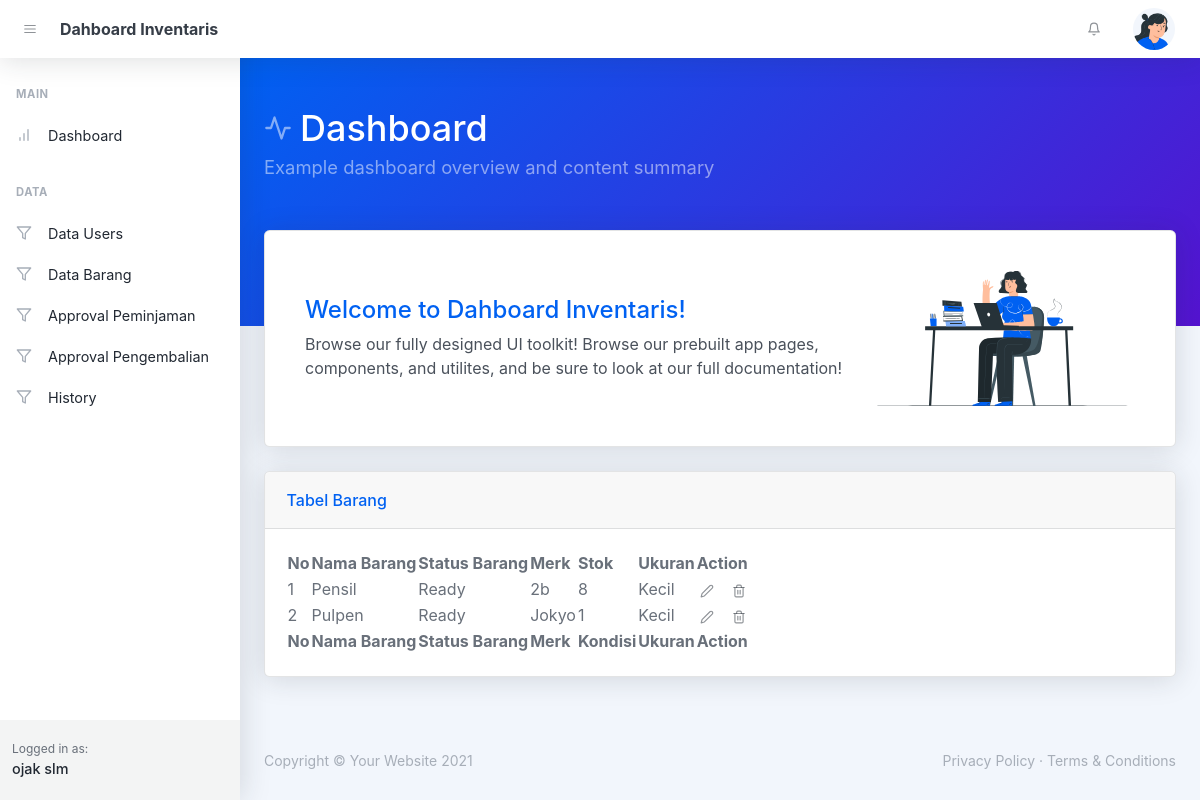
The app's page /Pages/Admin/v_home.php (signed in) with its own data.
### tables this page shows
CREATE TABLE `barang` (
  `id` int(5) NOT NULL,
  `nama_barang` varchar(25) NOT NULL,
  `status_barang` varchar(25) NOT NULL,
  `merk` varchar(25) NOT NULL,
  `stok` int(5) NOT NULL,
  `ukuran` varchar(25) NOT NULL
);

### Pages/Admin/v_home.php (the view, shortened to what this page needs)
<!DOCTYPE html>
<html lang="en">
    <head>
        <link href="https://cdn.jsdelivr.net/npm/simple-datatables@latest/dist/style.css" rel="stylesheet" />
        <link href="../assets/css/styles.css" rel="stylesheet" />
    </head>
    <body class="nav-fixed">
        <nav class="topnav navbar navbar-expand shadow justify-content-between justify-content-sm-start navbar-light bg-white" id="sidenavAccordion">
            <button class="btn btn-icon btn-transparent-dark order-1 order-lg-0 me-2 ms-lg-2 me-lg-0" id="sidebarToggle"><i data-feather="menu"></i></button>
            <a class="navbar-brand pe-3 ps-4 ps-lg-2" href="v_home.php">Dahboard Inventaris</a>
            <ul class="navbar-nav align-items-center ms-auto">
                <li class="nav-item dropdown no-caret d-none d-sm-block me-3 dropdown-notifications">
                    <a class="btn btn-icon btn-transparent-dark dropdown-toggle" id="navbarDropdownAlerts" href="javascript:void(0);" role="button" data-bs-toggle="dropdown" aria-haspopup="true" aria-expanded="false"><i data-feather="bell"></i></a>
                </li>
                <li class="nav-item dropdown no-caret dropdown-user me-3 me-lg-4">
                    <a class="btn btn-icon btn-transparent-dark dropdown-toggle" id="navbarDropdownUserImage" href="javascript:void(0);" role="button" data-bs-toggle="dropdown" aria-haspopup="true" aria-expanded="false"><img class="img-fluid" src="../assets/images/profile-1.png" /></a>
                </li>
            </ul>
        </nav>
        <div id="layoutSidenav">
            <div id="layoutSidenav_nav">
                <nav class="sidenav shadow-right sidenav-light">
                    <div class="sidenav-menu">
                        <div class="nav accordion" id="accordionSidenav">
                            <div class="sidenav-menu-heading">Main</div>
                            <a class="nav-link" href="v_home.php">
                                <div class="nav-link-icon"><i data-feather="bar-chart"></i></div>
                                Dashboard
                            </a>
                        </div>
                        <div class="nav accordion" id="accordionSidenav">
                            <div class="sidenav-menu-heading">Data</div>
                            <a class="nav-link" href="v_data_users.php">
                                <div class="nav-link-icon"><i data-feather="filter"></i></div>
                                Data Users
                            </a>
                            <a class="nav-link" href="v_data_barang.php">
                                <div class="nav-link-icon"><i data-feather="filter"></i></div>
                                Data Barang
                            </a>
                            <a class="nav-link" href="v_data_approval_peminjaman.php">
                                <div class="nav-link-icon"><i data-feather="filter"></i></div>
                                Approval Peminjaman
                            </a>
                            <a class="nav-link" href="v_data_approval_pengembalian.php">
                                <div class="nav-link-icon"><i data-feather="filter"></i></div>
                                Approval Pengembalian
                            </a>
                            <a class="nav-link" href="v_history.php">
                                <div class="nav-link-icon"><i data-feather="filter"></i></div>
                                History
                            </a>
                        </div>
                    </div>
                    <div class="sidenav-footer">
                        <div class="sidenav-footer-content">
                            <div class="sidenav-footer-subtitle">Logged in as:</div>
                            <div class="sidenav-footer-title"><?php echo $_SESSION['name']; ?></div>
                        </div>
                    </div>
                </nav>
            </div>
            <div id="layoutSidenav_content">
                <main>
                    <header class="page-header page-header-dark bg-gradient-primary-to-secondary pb-10">
                        <div class="container-xl px-4">
                            <div class="page-header-content pt-4">
                                <div class="row align-items-center justify-content-between">
                                    <div class="col-auto mt-4">
                                        <h1 class="page-header-title">
                                            <div class="page-header-icon"><i data-feather="activity"></i></div>
                                            Dashboard
                                        </h1>
                                        <div class="page-header-subtitle">Example dashboard overview and content summary</div>
                                    </div>
                                </div>
                            </div>
                        </div>
                    </header>
                    <div class="container-xl px-4 mt-n10">
                        <div class="row">
                            <div class="col-xxl-4 col-xl-12 mb-4">
                                <div class="card h-100">
                                    <div class="card-body h-100 p-5">
                                        <div class="row align-items-center">
                                            <div class="col-xl-8 col-xxl-12">
                                                <div class="text-center text-xl-start text-xxl-center mb-4 mb-xl-0 mb-xxl-4">
                                                    <h1 class="text-primary">Welcome to Dahboard Inventaris!</h1>
                                                    <p class="text-gray-700 mb-0">Browse our fully designed UI toolkit! Browse our prebuilt app pages, components, and utilites, and be sure to look at our full documentation!</p>
                                                </div>
                                            </div>
                                            <div class="col-xl-4 col-xxl-12 text-center"><img class="img-fluid" src="../assets/images/at-work.svg" style="max-width: 26rem" /></div>
                                        </div>
                                    </div>
                                </div>
                            </div>
                        </div>
                        <div class="card mb-4">
                            <div class="card-header">Tabel Barang</div>
                            <div class="card-body">
                            <table id="datatablesSimple">
                                    <thead>
                                        <tr>
                                            <th>No</th>
                                            <th>Nama Barang</th>
                                            <th>Status Barang</th>
                                            <th>Merk</th>
                                            <th>Stok</th>
                                            <th>Ukuran</th>
                                            <th>Action</th>
                                        </tr>
                                    </thead>
                                    <tfoot>
                                        <tr>
                                            <th>No</th>
                                            <th>Nama Barang</th>
                                            <th>Status Barang</th>
                                            <th>Merk</th>
                                            <th>Kondisi</th>
                                            <th>Ukuran</th>
                                            <th>Action</th>
                                        </tr>
                                    </tfoot>
                                    <tbody>
                                        <?php
                                            include '../../Models/config.php';
                                            $no = 1;
                                            $data = mysqli_query($mysqli,"select * from barang");
                                            while($d = mysqli_fetch_array($data)){
                                                ?>
                                                <tr>
                                                    <td><?php echo $no++; ?></td>
                                                    <td><?php echo $d['nama_barang']; ?></td>
                                                    <td><?php if($d['stok'] <= 0){ echo 'Dipinjam';}elseif($d['stok'] > 0){ echo 'Ready';}else{echo 'ERROR';}; ?></td>
                                                    <td><?php echo $d['merk']; ?></td>
                                                    <td><?php echo $d['stok']; ?></td>
                                                    <td><?php echo $d['ukuran']; ?></td>
                                                    <td>
                                                        <a href="v_form_barang.php?id=<?php echo $d['id']; ?>" class="btn btn-datatable btn-icon btn-transparent-dark me-2"><i data-feather="edit-2"></i></a>
                                                        <a href="../../Models/delete_barang.php?id=<?php echo $d['id']; ?>" class="btn btn-datatable btn-icon btn-transparent-dark"><i data-feather="trash-2"></i></a>
                                                    </td>
                                                </tr>
                                                <?php
                                            }
                                        ?>
                                    </tbody>
                                </table>
                            </div>
                        </div>
                    </div>
                </main>
                <footer class="footer-admin mt-auto footer-light">
                    <div class="container-xl px-4">
                        <div class="row">
                            <div class="col-md-6 small">Copyright © Your Website 2021</div>
                            <div class="col-md-6 text-md-end small">
                                <a href="#!">Privacy Policy</a>
                                ·
                                <a href="#!">Terms &amp; Conditions</a>
                            </div>
                        </div>
                    </div>
                </footer>
            </div>
        </div>
</body>
</html>

### records on screen
barang: nama_barang "Pensil", shows "Ready", merk "2b", stok "8", ukuran "Kecil"
barang: nama_barang "Pulpen", shows "Ready", merk "Jokyo", stok "1", ukuran "Kecil"

### other values on screen
$_SESSION['name'] "ojak slm"
